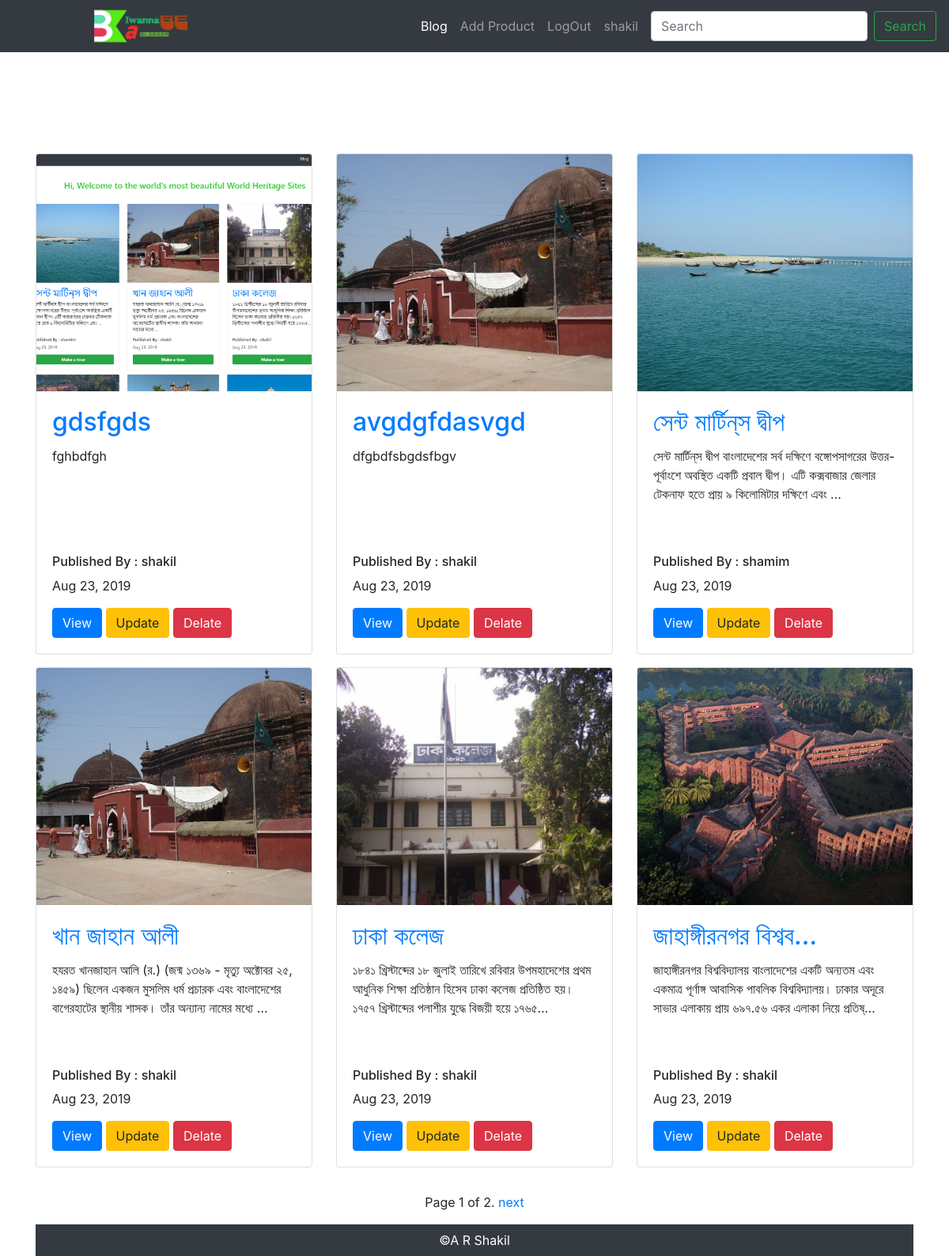
Page /blog/ (signed in) on the committed database.
### blog/models.py (models this page shows, shortened)
class Blog(models.Model):
    image = models.ImageField(upload_to='picture/')
    title = models.CharField(max_length=300)
    description = models.TextField()
    author = models.ForeignKey(User, on_delete=models.CASCADE)
    pub_date = models.DateTimeField(auto_now_add=True)
    def pub_date_pretty(self):
        return self.pub_date.strftime('%b %e, %Y')
    def image_tag(self):
        return format_html('<img src="/media/%s" width="100"/>'%self.image)
    image_tag.short_description = 'Image'
    class Meta:
        db_table ='Blog_Post'
        ordering = ["-id"]
        verbose_name = "Blog"
        verbose_name_plural = "Blogs"

### blog/views.py (the view)
# urls.py: path('', views.home, name='home'),
def home(request):
    blog_list = Blog.objects.all()
    paginator = Paginator(blog_list, 6)  # Show 25 contacts per page
    page = request.GET.get('page')
    blog = paginator.get_page(page)
    context = {
        'blog_list':blog
    }
    return render(request,"blog/blog_list.html",context)

### blog/templates/blog/blog_list.html (shortened to what this page needs)
{% extends 'base.html' %}
{% load static %}
{% block content %}
<div class="row">
    {% for blog in blog_list %}
    <div class="col-4 mb-3">
        <div class="card" onclick="window.location='{% url 'blog:detail' blog.id %}'">
            <img class="card-img-top" src="{{ blog.image.url }}" alt="Card image cap"
                 style="height:300px; object-fit:cover;">
            <div class="card-body">
                <a href="{% url 'blog:detail' blog.id %}"><h2 class="card-title">{{blog.title|truncatechars:18}}</h2>
                </a>
                <p class="card-text" style="height:120px;">{{blog.description|truncatechars:150}}</p>
                <h6>Published By : {{blog.author.username}}</h6>
                <p>{{blog.pub_date_pretty}}</p>
                {% if user.is_authenticated %}
                <a href="#" class="btn btn-primary">View</a>
                <a href="{% url 'blog:update' blog.id %}" class="btn btn-warning">Update</a>
                <a href="{% url 'blog:delete' blog.pk %}" class="btn btn-danger">Delate</a>
                {% else %}
                 <a href="#" class="btn btn-success form-control text-light font-weight-bold">Make a tour</a>
                {% endif %}
            </div>
        </div>
    </div>
    {% endfor %}
</div>
<div class="row my-3">
    <div class="col-12">
        <div class="pagination text-center justify-content-center">
    <span class="step-links">
        <span class="current">
            Page {{ blog_list.number }} of {{ blog_list.paginator.num_pages }}.
        </span>
        {% if blog_list.has_next %}
            <a href="?page={{ blog_list.next_page_number }}">next</a>
        {% endif %}
    </span>
        </div>
    </div>
</div>
{% endblock %}

### templates/base.html (shortened to what this page needs)
<!DOCTYPE html>
<html>
{% load static %}
<head>
    <link rel="stylesheet" href="https://stackpath.bootstrapcdn.com/bootstrap/4.3.1/css/bootstrap.min.css"
>
    <link rel="stylesheet" href="https://use.fontawesome.com/releases/v5.7.1/css/all.css">
    <link rel="stylesheet" type="text/css" href="{% static 'css/style.css' %}">
</head>
<body>
<nav class="navbar navbar-expand-lg navbar-dark bg-dark sticky-top">
    <a class="navbar-brand py-0" href="{% url 'blog:home' %}"><img src="{% static 'img/logo.png' %}" alt=""
                                                                   style="height:50px; padding-left:80px;"></a>
    <div class="collapse navbar-collapse" id="navbarSupportedContent">
        <ul class="navbar-nav ml-auto mr-2">
            <li class="nav-item active">
                <a class="nav-link" href="{% url 'blog:home' %}">Blog</a>
            </li>
            {% if user.is_authenticated %}
            <li class="nav-item">
                <a class="nav-link" href="{% url 'blog:create_product' %}">Add Product</a>
            </li>
            <li class="nav-item">
                <a class="nav-link" href="javascript:{document.getElementById('logout').submit()}">LogOut</a>
            </li>
            <li class="nav-item">
                <a class="nav-link" href="">{{user.username}}</a>
            </li>
            {% endif %}
        </ul>
        <form class="form-inline my-2 my-lg-0" action="{% url 'blog:search' %}" method="post">
            <input class="form-control mr-sm-2" type="search" placeholder="Search" aria-label="Search"
                   name="search_term" value="{{search_term}}">
            <button class="btn btn-outline-success my-2 my-sm-0" type="submit">Search</button>
        </form>
    </div>
</nav>
<div class="container">
    <div class="example1 text-center py-5">
    </div>
    {% block content %}
    {% endblock %}
    <footer class="text-center bg-dark text-white py-2">
        &copy;A R Shakil
    </footer>
</div>
</body>
</html>

### static/css/style.css (style rules this page uses)
.example1 { height: 50px; overflow: hidden; position: relative; }
.pb-5, .py-5 { padding-bottom: 5rem!important; }

### rows in the picture
Blog: image (picture), title "gdsfgds", description "fghbdfgh", author.username "shakil", pub_date_pretty "Aug 23, 2019"
Blog: image (picture), title "avgdgfdasvgd", description "dfgbdfsbgdsfbgv", author.username "shakil", pub_date_pretty "Aug 23, 2019"
Blog: image (picture), title "সেন্ট মার্টিন্‌স দ্বীপ", description "সেন্ট মার্টিন্‌স দ্বীপ বাংলাদেশের সর্ব দক্ষিণে বঙ্গোপসাগরের উত্তর-পূর্বাংশে অবস্থিত একটি প্রবাল দ্বীপ। এটি কক্সবাজার জেলার টেকনাফ হতে প্রায় ৯ কিলোমিটার দক্ষিণে এবং …", author.username "shamim", pub_date_pretty "Aug 23, 2019"
Blog: image (picture), title "খান জাহান আলী", description "হযরত খানজাহান আলি (র.) (জন্ম ১৩৬৯ - মৃত্যু অক্টোবর ২৫, ১৪৫৯) ছিলেন একজন মুসলিম ধর্ম প্রচারক এবং বাংলাদেশের বাগেরহাটের স্থানীয় শাসক। তাঁর অন্যান্য নামের মধ্যে …", author.username "shakil", pub_date_pretty "Aug 23, 2019"
Blog: image (picture), title "ঢাকা কলেজ", description "১৮৪১ খ্রিস্টাব্দের ১৮ জুলাই তারিখে রবিবার উপমহাদেশের প্রথম আধুনিক শিক্ষা প্রতিষ্ঠান হিসেব ঢাকা কলেজ প্রতিষ্ঠিত হয়। ১৭৫৭ খ্রিস্টাব্দের পলাশীর যুদ্ধে বিজয়ী হয়ে ১৭৬৫…", author.username "shakil", pub_date_pretty "Aug 23, 2019"
Blog: image (picture), title "জাহাঙ্গীরনগর বিশ্বব…", description "জাহাঙ্গীরনগর বিশ্ববিদ্যালয় বাংলাদেশের একটি অন্যতম এবং একমাত্র পূর্ণাঙ্গ আবাসিক পাবলিক বিশ্ববিদ্যালয়। ঢাকার অদূরে সাভার এলাকায় প্রায় ৬৯৭.৫৬ একর এলাকা নিয়ে প্রতিষ্…", author.username "shakil", pub_date_pretty "Aug 23, 2019"

### other values in the picture
{{ user.username }} "shakil"
{{ blog_list.number }} "1"
{{ blog_list.paginator.num_pages }} "2"
